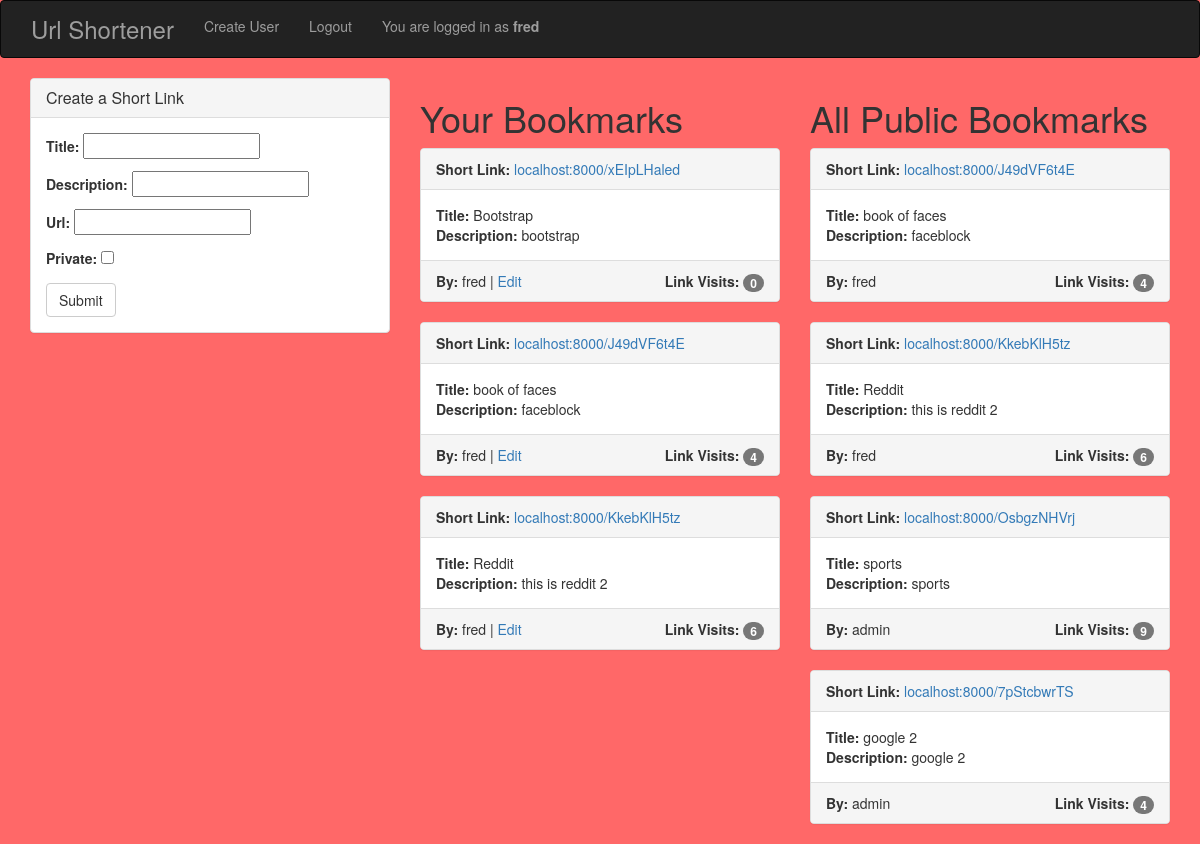
The page / (signed in) on the database as committed earlier.
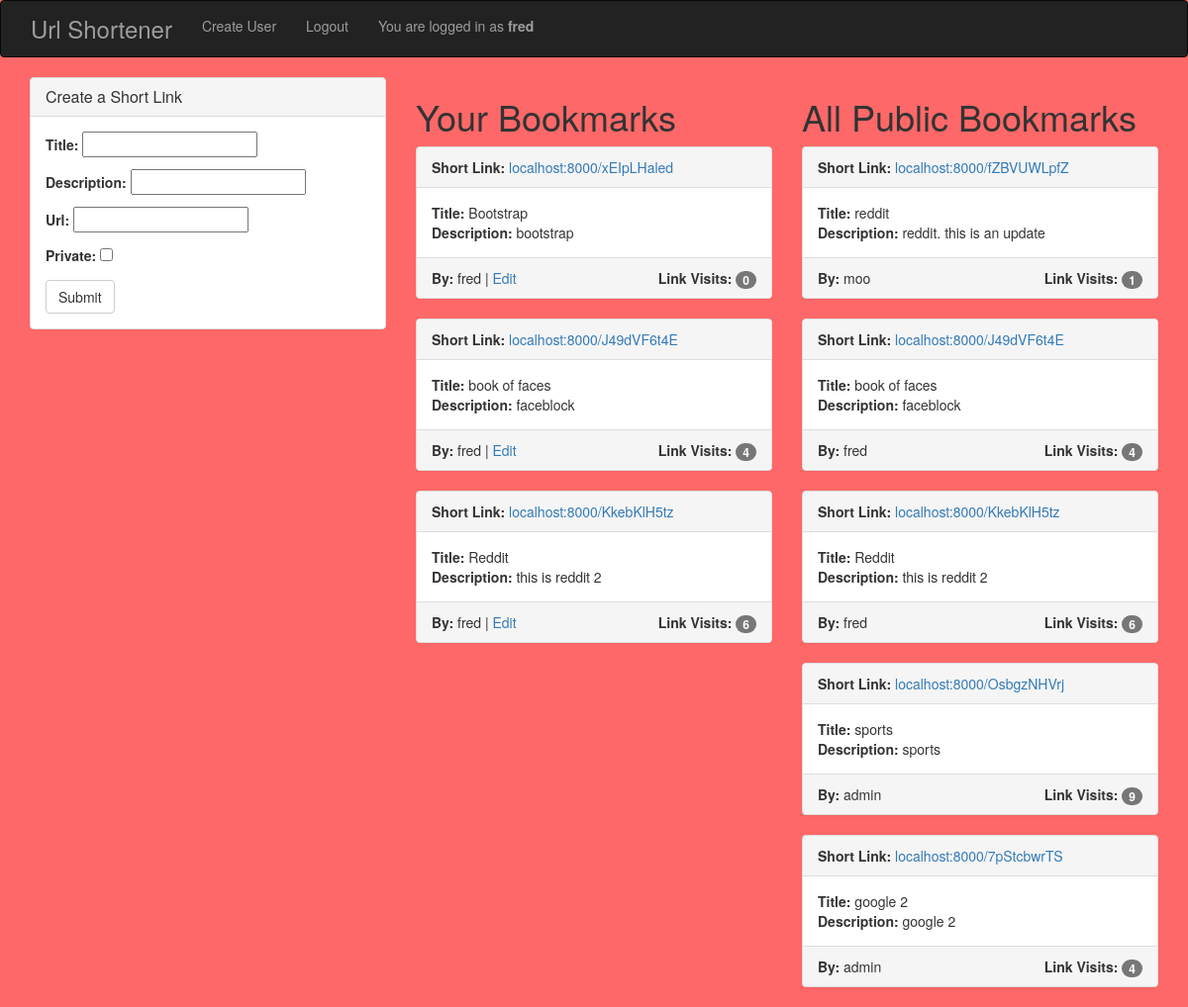
The same page on the database as committed later.
### short_app/models.py (models this page shows)
class Bookmark(models.Model):
    user = models.ForeignKey(User)
    title = models.CharField(max_length=50)
    description = models.CharField(max_length=100, null=True, blank=True)
    url = models.URLField()
    short_url = models.CharField(max_length=10, null=True, blank=True)
    created = models.DateTimeField(auto_now_add=True)
    private = models.BooleanField(default=False)
    def __str__(self):
        return self.title
    class Meta:
        ordering = ("-created",)
    def click_count(self):
        return self.click_set.count()

### short_app/views.py (the view, shortened to what this page needs)
# urls.py: url(r'^$', BookmarkCreateView.as_view(), name='bookmark_create_view'),
class BookmarkCreateView(CreateView):
    model = Bookmark
    success_url = reverse_lazy("bookmark_create_view")
    fields = ('title', 'description', 'url', 'private')
    def get_context_data(self, **kwargs):
        context = super().get_context_data(**kwargs)
        context["bookmark_list"] = Bookmark.objects.all()
        return context

### templates/short_app/bookmark_form.html (shortened to what this page needs)
{% extends 'base.html' %}
{% block content %}
<div class="row">
  <div class="col-md-8">
    <div class="row">
      <div class="col-md-6">
      {% if request.user.is_authenticated %}
          <div class="panel panel-default">
            <div class="panel-heading">
                <h3 class="panel-title">Create a Short Link</h3>
            </div>
             <div class="panel-body">
              <form class="" action="" method="post">
                {{ form.as_p }}
                <input class="btn btn-default" type="submit" name="" value="Submit">
              </form>
            </div>
        </div>
      </div>
      <div class="col-md-6">
        <h1>Your Bookmarks</h1>
          {% for bookmark in bookmark_list %}
            {% if bookmark.user == user %}
            <div class="panel panel-default">
              <div class="panel-heading">
                <b>Short Link:</b>
                <a href="{% url 'short_view' bookmark.short_url %}">localhost:8000/{{ bookmark.short_url }}</a>
              </div>
              <div class="panel-body">
                <b>Title: </b> {{ bookmark }}
                <br>
                <b>Description: </b> {{ bookmark.description }}
              </div>
              <div class="panel-footer">
                <b>By:</b> {{ bookmark.user }} |
                {% if bookmark.user.id == user.id %}
                  <a href="{% url 'bookmark_update_view' bookmark.id %}">Edit</a>
                  {% else %}
                    Public Link
                {% endif %}
                <div class="pull-right">
                  <b class=>Link Visits:</b>
                  <span class="badge">{{ bookmark.click_count }}</span>
                </div>
              </div>
            </div>
            {% endif %}
          {% endfor %}
          {% else %}
              <h1>Create a user. Then log in to continue.</h1>
              <h1>Or you can use a public bookmark.</h1>
      {% endif %}
    </div>
    </div>
  </div>
  <div class="col-md-4">
    <h1>All Public Bookmarks</h1>
      {% for bookmark in bookmark_list %}
        {% if bookmark.private == False %}
        <div class="panel panel-default">
          <div class="panel-heading">
            <b>Short Link:</b>
            <a href="{% url 'short_view' bookmark.short_url %}">localhost:8000/{{ bookmark.short_url }}</a>
          </div>
          <div class="panel-body">
            <b>Title: </b> {{ bookmark }}
            <br>
            <b>Description: </b> {{ bookmark.description }}
          </div>
          <div class="panel-footer">
            <b>By:</b> {{ bookmark.user }}
            <div class="pull-right">
              <b class=>Link Visits:</b>
              <span class="badge">{{ bookmark.click_count }}</span>
            </div>
          </div>
        </div>
        {% endif %}
      {% endfor %}
  </div>
</div>
{% endblock %}

Rows that differ between the two databases and show on the page:
added Bookmark: short_url "fZBVUWLpfZ", title "reddit", description "reddit. this is an update", user "moo", click_count "1", shown under "All Public Bookmarks"
